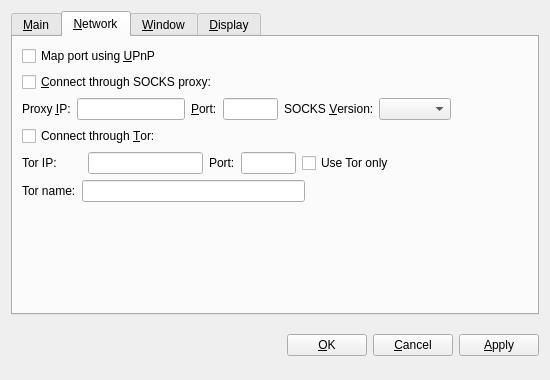
<?xml version="1.0" encoding="UTF-8"?>
<ui version="4.0">
 <class>OptionsDialog</class>
 <widget class="QWidget" name="OptionsDialog">
  <property name="geometry">
   <rect>
    <x>0</x>
    <y>0</y>
    <width>550</width>
    <height>380</height>
   </rect>
  </property>
  <property name="windowTitle">
   <string>Options</string>
  </property>
  <layout class="QVBoxLayout" name="verticalLayout">
   <item>
    <widget class="QTabWidget" name="tabWidget">
     <property name="tabPosition">
      <enum>QTabWidget::North</enum>
     </property>
     <property name="currentIndex">
      <number>1</number>
     </property>
     <widget class="QWidget" name="tabMain">
      <attribute name="title">
       <string>&amp;Main</string>
      </attribute>
      <layout class="QVBoxLayout" name="verticalLayout_Main">
       <item>
        <widget class="QLabel" name="transactionFeeInfoLabel">
         <property name="text">
          <string>Optional transaction fee per kB that helps make sure your transactions are processed quickly. Most transactions are 1 kB. Fee 0.001 recommended.</string>
         </property>
         <property name="textFormat">
          <enum>Qt::PlainText</enum>
         </property>
         <property name="wordWrap">
          <bool>true</bool>
         </property>
        </widget>
       </item>
       <item>
        <layout class="QHBoxLayout" name="horizontalLayout_Main">
         <item>
          <widget class="QLabel" name="transactionFeeLabel">
           <property name="text">
            <string>Pay transaction &amp;fee</string>
           </property>
           <property name="textFormat">
            <enum>Qt::PlainText</enum>
           </property>
           <property name="buddy">
            <cstring>transactionFee</cstring>
           </property>
          </widget>
         </item>
         <item>
          <widget class="BitcoinAmountField" name="transactionFee"/>
         </item>
         <item>
          <widget class="QLabel" name="label">
           <property name="text">
            <string>per kilobyte</string>
           </property>
          </widget>
         </item>
         <item>
          <spacer name="horizontalSpacer_Main">
           <property name="orientation">
            <enum>Qt::Horizontal</enum>
           </property>
           <property name="sizeHint" stdset="0">
            <size>
             <width>40</width>
             <height>20</height>
            </size>
           </property>
          </spacer>
         </item>
        </layout>
       </item>
       <item>
        <widget class="QCheckBox" name="bitcoinAtStartup">
         <property name="toolTip">
          <string>Automatically start FatCoin after logging in to the system.</string>
         </property>
         <property name="text">
          <string>&amp;Start FatCoin on system login</string>
         </property>
        </widget>
       </item>
       <item>
        <widget class="QCheckBox" name="detachDatabases">
         <property name="toolTip">
          <string>Detach block and address databases at shutdown. This means they can be moved to another data directory, but it slows down shutdown. The wallet is always detached.</string>
         </property>
         <property name="text">
          <string>&amp;Detach databases at shutdown</string>
         </property>
        </widget>
       </item>
       <item>
        <spacer name="verticalSpacer_Main">
         <property name="orientation">
          <enum>Qt::Vertical</enum>
         </property>
         <property name="sizeHint" stdset="0">
          <size>
           <width>17</width>
           <height>153</height>
          </size>
         </property>
        </spacer>
       </item>
      </layout>
     </widget>
     <widget class="QWidget" name="tabNetwork">
      <attribute name="title">
       <string>&amp;Network</string>
      </attribute>
      <layout class="QVBoxLayout" name="verticalLayout_Network">
       <item>
        <widget class="QCheckBox" name="mapPortUpnp">
         <property name="toolTip">
          <string>Automatically open the FatCoin client port on the router. This only works when your router supports UPnP and it is enabled.</string>
         </property>
         <property name="text">
          <string>Map port using &amp;UPnP</string>
         </property>
        </widget>
       </item>
       <item>
        <widget class="QCheckBox" name="connectSocks">
         <property name="toolTip">
          <string>Connect to the FatCoin network through a SOCKS proxy (e.g. when connecting through Tor).</string>
         </property>
         <property name="text">
          <string>&amp;Connect through SOCKS proxy:</string>
         </property>
        </widget>
       </item>
       <item>
        <layout class="QHBoxLayout" name="horizontalLayout_Network">
         <item>
          <widget class="QLabel" name="proxyIpLabel">
           <property name="text">
            <string>Proxy &amp;IP:</string>
           </property>
           <property name="textFormat">
            <enum>Qt::PlainText</enum>
           </property>
           <property name="buddy">
            <cstring>proxyIp</cstring>
           </property>
          </widget>
         </item>
         <item>
          <widget class="QValidatedLineEdit" name="proxyIp">
           <property name="maximumSize">
            <size>
             <width>140</width>
             <height>16777215</height>
            </size>
           </property>
           <property name="toolTip">
            <string>IP address of the proxy (e.g. 127.0.0.1)</string>
           </property>
          </widget>
         </item>
         <item>
          <widget class="QLabel" name="proxyPortLabel">
           <property name="text">
            <string>&amp;Port:</string>
           </property>
           <property name="textFormat">
            <enum>Qt::PlainText</enum>
           </property>
           <property name="buddy">
            <cstring>proxyPort</cstring>
           </property>
          </widget>
         </item>
         <item>
          <widget class="QLineEdit" name="proxyPort">
           <property name="maximumSize">
            <size>
             <width>55</width>
             <height>16777215</height>
            </size>
           </property>
           <property name="toolTip">
            <string>Port of the proxy (e.g. 9050)</string>
           </property>
          </widget>
         </item>
         <item>
          <widget class="QLabel" name="socksVersionLabel">
           <property name="text">
            <string>SOCKS &amp;Version:</string>
           </property>
           <property name="textFormat">
            <enum>Qt::PlainText</enum>
           </property>
           <property name="buddy">
            <cstring>socksVersion</cstring>
           </property>
          </widget>
         </item>
         <item>
          <widget class="QValueComboBox" name="socksVersion">
           <property name="toolTip">
            <string>SOCKS version of the proxy (e.g. 5)</string>
           </property>
          </widget>
         </item>
         <item>
          <spacer name="horizontalSpacer_Network">
           <property name="orientation">
            <enum>Qt::Horizontal</enum>
           </property>
           <property name="sizeHint" stdset="0">
            <size>
             <width>40</width>
             <height>20</height>
            </size>
           </property>
          </spacer>
         </item>
        </layout>
       </item>
       <item>
        <widget class="QCheckBox" name="connectTor">
         <property name="text">
          <string>Connect through &amp;Tor:</string>
         </property>
        </widget>
       </item>
       <item>
        <layout class="QHBoxLayout" name="horizontalLayout_Tor">
         <item>
          <widget class="QLabel" name="torIpLabel">
           <property name="minimumSize">
            <size>
             <width>60</width>
             <height>0</height>
            </size>
           </property>
           <property name="text">
            <string>Tor IP:</string>
           </property>
          </widget>
         </item>
         <item>
          <widget class="QValidatedLineEdit" name="torIp">
           <property name="maximumSize">
            <size>
             <width>115</width>
             <height>16777215</height>
            </size>
           </property>
          </widget>
         </item>
         <item>
          <widget class="QLabel" name="torPortLabel">
           <property name="text">
            <string>Port:</string>
           </property>
          </widget>
         </item>
         <item>
          <widget class="QLineEdit" name="torPort">
           <property name="maximumSize">
            <size>
             <width>55</width>
             <height>16777215</height>
            </size>
           </property>
          </widget>
         </item>
         <item>
          <widget class="QCheckBox" name="TorOnly">
           <property name="text">
            <string>Use Tor only</string>
           </property>
          </widget>
         </item>
         <item>
          <spacer name="horizontalSpacer">
           <property name="orientation">
            <enum>Qt::Horizontal</enum>
           </property>
           <property name="sizeHint" stdset="0">
            <size>
             <width>40</width>
             <height>20</height>
            </size>
           </property>
          </spacer>
         </item>
        </layout>
       </item>
       <item>
        <layout class="QHBoxLayout" name="horizontalLayout">
         <item>
          <widget class="QLabel" name="torNameLabel">
           <property name="text">
            <string>Tor name:</string>
           </property>
           <property name="textFormat">
            <enum>Qt::PlainText</enum>
           </property>
           <property name="buddy">
            <cstring>torName</cstring>
           </property>
          </widget>
         </item>
         <item>
          <widget class="QLineEdit" name="torName"/>
         </item>
         <item>
          <spacer name="horizontalSpacer_3">
           <property name="orientation">
            <enum>Qt::Horizontal</enum>
           </property>
           <property name="sizeHint" stdset="0">
            <size>
             <width>40</width>
             <height>20</height>
            </size>
           </property>
          </spacer>
         </item>
        </layout>
       </item>
       <item>
        <spacer name="verticalSpacer_Network">
         <property name="orientation">
          <enum>Qt::Vertical</enum>
         </property>
         <property name="sizeHint" stdset="0">
          <size>
           <width>20</width>
           <height>40</height>
          </size>
         </property>
        </spacer>
       </item>
      </layout>
     </widget>
     <widget class="QWidget" name="tabWindow">
      <attribute name="title">
       <string>&amp;Window</string>
      </attribute>
      <layout class="QVBoxLayout" name="verticalLayout_Window">
       <item>
        <widget class="QCheckBox" name="minimizeToTray">
         <property name="toolTip">
          <string>Show only a tray icon after minimizing the window.</string>
         </property>
         <property name="text">
          <string>&amp;Minimize to the tray instead of the taskbar</string>
         </property>
        </widget>
       </item>
       <item>
        <widget class="QCheckBox" name="minimizeOnClose">
         <property name="toolTip">
          <string>Minimize instead of exit the application when the window is closed. When this option is enabled, the application will be closed only after selecting Exit in the menu.</string>
         </property>
         <property name="text">
          <string>M&amp;inimize on close</string>
         </property>
        </widget>
       </item>
       <item>
        <spacer name="verticalSpacer_Window">
         <property name="orientation">
          <enum>Qt::Vertical</enum>
         </property>
         <property name="sizeHint" stdset="0">
          <size>
           <width>20</width>
           <height>40</height>
          </size>
         </property>
        </spacer>
       </item>
      </layout>
     </widget>
     <widget class="QWidget" name="tabDisplay">
      <attribute name="title">
       <string>&amp;Display</string>
      </attribute>
      <layout class="QVBoxLayout" name="verticalLayout_Display">
       <item>
        <layout class="QHBoxLayout" name="horizontalLayout_1_Display">
         <item>
          <widget class="QLabel" name="langLabel">
           <property name="text">
            <string>User Interface &amp;language:</string>
           </property>
           <property name="textFormat">
            <enum>Qt::PlainText</enum>
           </property>
           <property name="buddy">
            <cstring>lang</cstring>
           </property>
          </widget>
         </item>
         <item>
          <widget class="QValueComboBox" name="lang">
           <property name="toolTip">
            <string>The user interface language can be set here. This setting will take effect after restarting FatCoin.</string>
           </property>
          </widget>
         </item>
        </layout>
       </item>
       <item>
        <layout class="QHBoxLayout" name="horizontalLayout_2_Display">
         <item>
          <widget class="QLabel" name="unitLabel">
           <property name="text">
            <string>&amp;Unit to show amounts in:</string>
           </property>
           <property name="textFormat">
            <enum>Qt::PlainText</enum>
           </property>
           <property name="buddy">
            <cstring>unit</cstring>
           </property>
          </widget>
         </item>
         <item>
          <widget class="QValueComboBox" name="unit">
           <property name="toolTip">
            <string>Choose the default subdivision unit to show in the interface and when sending coins.</string>
           </property>
          </widget>
         </item>
        </layout>
       </item>
       <item>
        <widget class="QCheckBox" name="displayAddresses">
         <property name="toolTip">
          <string>Whether to show FatCoin addresses in the transaction list or not.</string>
         </property>
         <property name="text">
          <string>&amp;Display addresses in transaction list</string>
         </property>
        </widget>
       </item>
       <item>
        <widget class="QCheckBox" name="coinControlFeatures">
         <property name="toolTip">
          <string>Whether to show coin control features or not.</string>
         </property>
         <property name="text">
          <string>Display coin &amp;control features (experts only!)</string>
         </property>
        </widget>
       </item>
       <item>
        <layout class="QHBoxLayout" name="horizontalLayout_3_Display">
         <item>
          <widget class="QLabel" name="thirdPartyTxUrlsLabel">
           <property name="toolTip">
            <string>Third party URLs (e.g. explorer.novaco.in) that appear in the transactions tab as context menu items. %s in the URL is replaced by transaction hash. Multiple URLs are separated by vertical bar |.</string>
           </property>
           <property name="text">
            <string>Third party transaction URLs</string>
           </property>
           <property name="buddy">
            <cstring>thirdPartyTxUrls</cstring>
           </property>
          </widget>
         </item>
         <item>
          <widget class="QLineEdit" name="thirdPartyTxUrls">
           <property name="toolTip">
            <string>Third party URLs (e.g. explorer.novaco.in) that appear in the transactions tab as context menu items. %s in the URL is replaced by transaction hash. Multiple URLs are separated by vertical bar |.</string>
           </property>
          </widget>
         </item>
        </layout>
       </item>
       <item>
        <spacer name="verticalSpacer_Display">
         <property name="orientation">
          <enum>Qt::Vertical</enum>
         </property>
         <property name="sizeHint" stdset="0">
          <size>
           <width>20</width>
           <height>40</height>
          </size>
         </property>
        </spacer>
       </item>
      </layout>
     </widget>
    </widget>
   </item>
   <item>
    <layout class="QHBoxLayout" name="horizontalLayout_Buttons">
     <item>
      <spacer name="horizontalSpacer_1">
       <property name="orientation">
        <enum>Qt::Horizontal</enum>
       </property>
       <property name="sizeHint" stdset="0">
        <size>
         <width>40</width>
         <height>48</height>
        </size>
       </property>
      </spacer>
     </item>
     <item>
      <widget class="QLabel" name="statusLabel">
       <property name="font">
        <font>
         <weight>75</weight>
         <bold>true</bold>
        </font>
       </property>
       <property name="text">
        <string/>
       </property>
       <property name="textFormat">
        <enum>Qt::PlainText</enum>
       </property>
       <property name="wordWrap">
        <bool>true</bool>
       </property>
      </widget>
     </item>
     <item>
      <spacer name="horizontalSpacer_2">
       <property name="orientation">
        <enum>Qt::Horizontal</enum>
       </property>
       <property name="sizeHint" stdset="0">
        <size>
         <width>40</width>
         <height>48</height>
        </size>
       </property>
      </spacer>
     </item>
     <item>
      <widget class="QPushButton" name="okButton">
       <property name="text">
        <string>&amp;OK</string>
       </property>
      </widget>
     </item>
     <item>
      <widget class="QPushButton" name="cancelButton">
       <property name="text">
        <string>&amp;Cancel</string>
       </property>
       <property name="autoDefault">
        <bool>false</bool>
       </property>
      </widget>
     </item>
     <item>
      <widget class="QPushButton" name="applyButton">
       <property name="text">
        <string>&amp;Apply</string>
       </property>
       <property name="autoDefault">
        <bool>false</bool>
       </property>
      </widget>
     </item>
    </layout>
   </item>
  </layout>
 </widget>
 <customwidgets>
  <customwidget>
   <class>BitcoinAmountField</class>
   <extends>QSpinBox</extends>
   <header>bitcoinamountfield.h</header>
  </customwidget>
  <customwidget>
   <class>QValueComboBox</class>
   <extends>QComboBox</extends>
   <header>qvaluecombobox.h</header>
  </customwidget>
  <customwidget>
   <class>QValidatedLineEdit</class>
   <extends>QLineEdit</extends>
   <header>qvalidatedlineedit.h</header>
  </customwidget>
 </customwidgets>
 <resources/>
 <connections/>
</ui>
